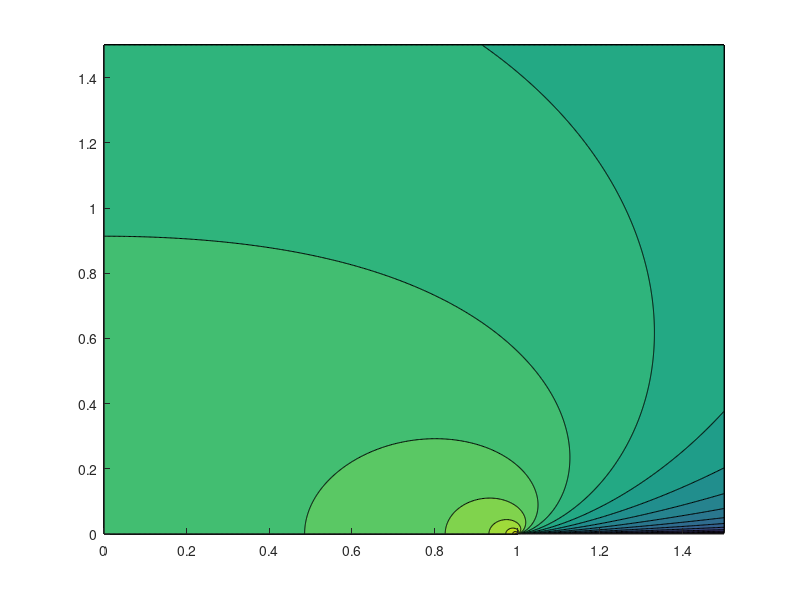

Source code (MATLAB): (Note: this script raises an error after producing the figure.)
%% OuterStreamlinePressure
% Script to produce a figure of the streamlines and pressure in the outer
% region for the 2D impact case. Appears in Section 3.3.3, under the Wagner
% theory chapter. 
% 
% For the figure, we neglect any motion of the membrane, taking w == 0. In
% this case, the complex potential is given by
% W(\zeta) =  \phi + i \psi = i(\zeta^2 - d(t)^2)^{1/2}, 
% and the pressure is
% p = \Re(i A(t) / (\zeta^2 - d(t)^2)^{1/2}), A(t) = d(t) d'(t).
%
% We plot the streamlines as a contour plot for constant \psi, and then a
% colour plot for the pressure p. We pick a generic value of d(t) for
% plotting clarity. 

clear;
close all;

%% Load in color map
mapObj = load("red_blue_cmap.mat");
cmap = mapObj.cmap;

%% Parameter definitions
% Time dependent quantities
d = 1; % Let the turnover point be at 1
t = d^2 / 4; % Solves for t as a function of d
d_t = 1 / sqrt(t); % Time derivative of d
A = d * d_t; % Factor in front of pressure

% Spatial quantities
noPoints = 1e3; % Number of grid points per dimension
xMax = 1.5 * d; % Maximum value of x
zMax = xMax; % Maximum value of z

xs = linspace(-xMax, xMax, noPoints); % Array of points in x
zs = linspace(0, zMax, noPoints); % Array of points in z

%% Figure properties
figure(1);
hold on;

%% Creates mesh grid of values
[X, Z] = meshgrid(xs, zs);
Zeta = X + 1i * Z;

%% Pressure surf plot
noConts = 20;
scaleFun = @(P) 2 * log(P);

xsPos = linspace(0, xMax, noPoints / 2);
[XPos, ZPos] = meshgrid(xsPos, zs);
ZetaPos = XPos + 1i * ZPos;
PPos = real(1i * A ./ (ZetaPos.^2 - d^2).^0.5);

contourf(XPos, ZPos, scaleFun(PPos), noConts, 'Edgecolor', 'None')

xsNeg = linspace(-xMax, 0, noPoints / 2);
[XNeg, ZNeg] = meshgrid(xsNeg, zs);
ZetaNeg = XNeg + 1i * ZNeg;
PNeg = flip(PPos, 2);

contourf(XNeg, ZNeg, scaleFun(PNeg), noConts, 'Edgecolor', 'None')

colormap(cmap);

%% Plot streamline contours
Psi = imag(1i * (Zeta.^2 - d^2).^0.5);
contour(X, Z, Psi, 15, 'Color', 'black')

%% Figure settings
pbaspect([1 zMax / (2 * xMax) 1]);
%%
exportgraphics(gca,'OuterStreamlinePressure2D.png', 'Resolution', 300)